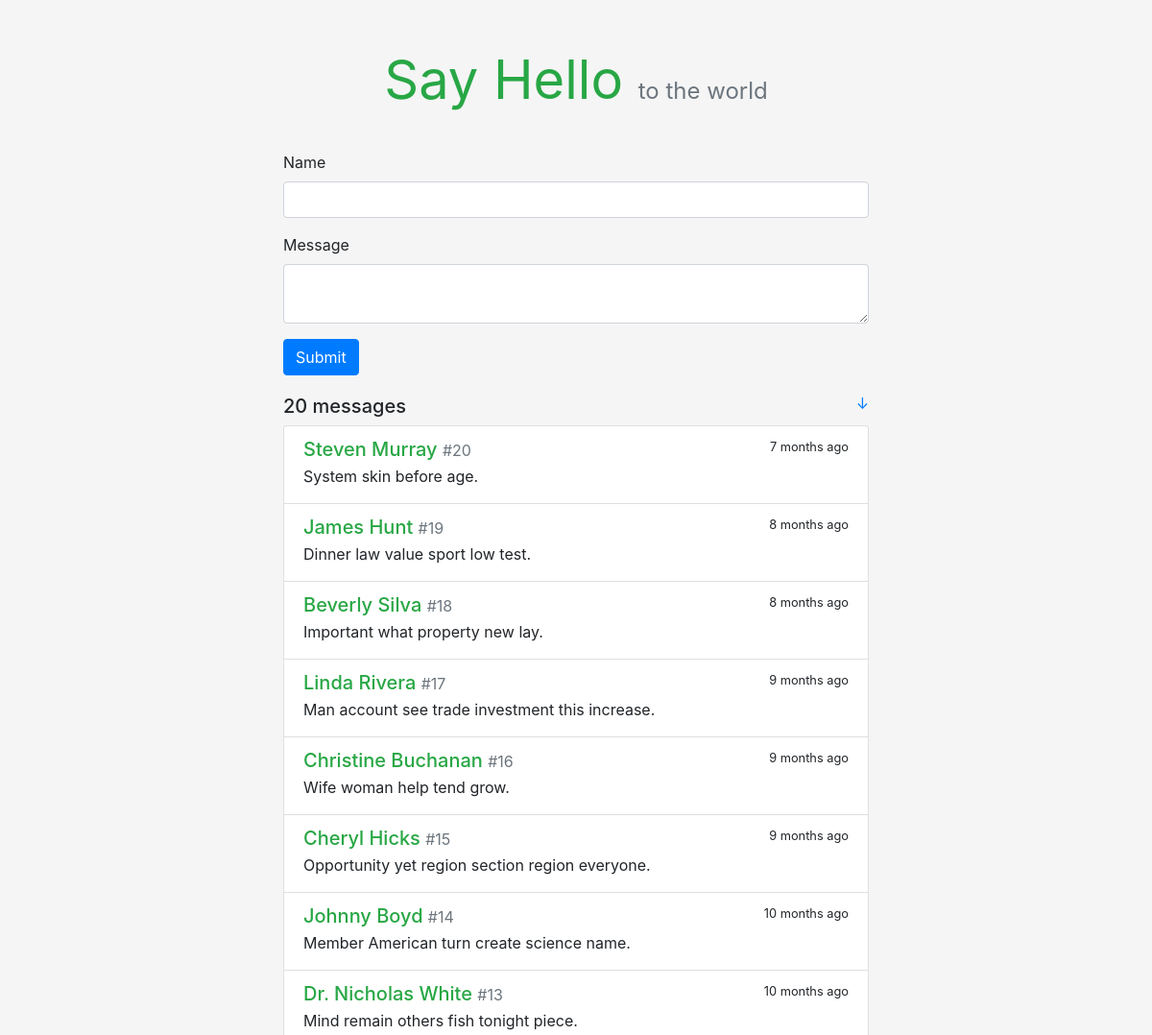
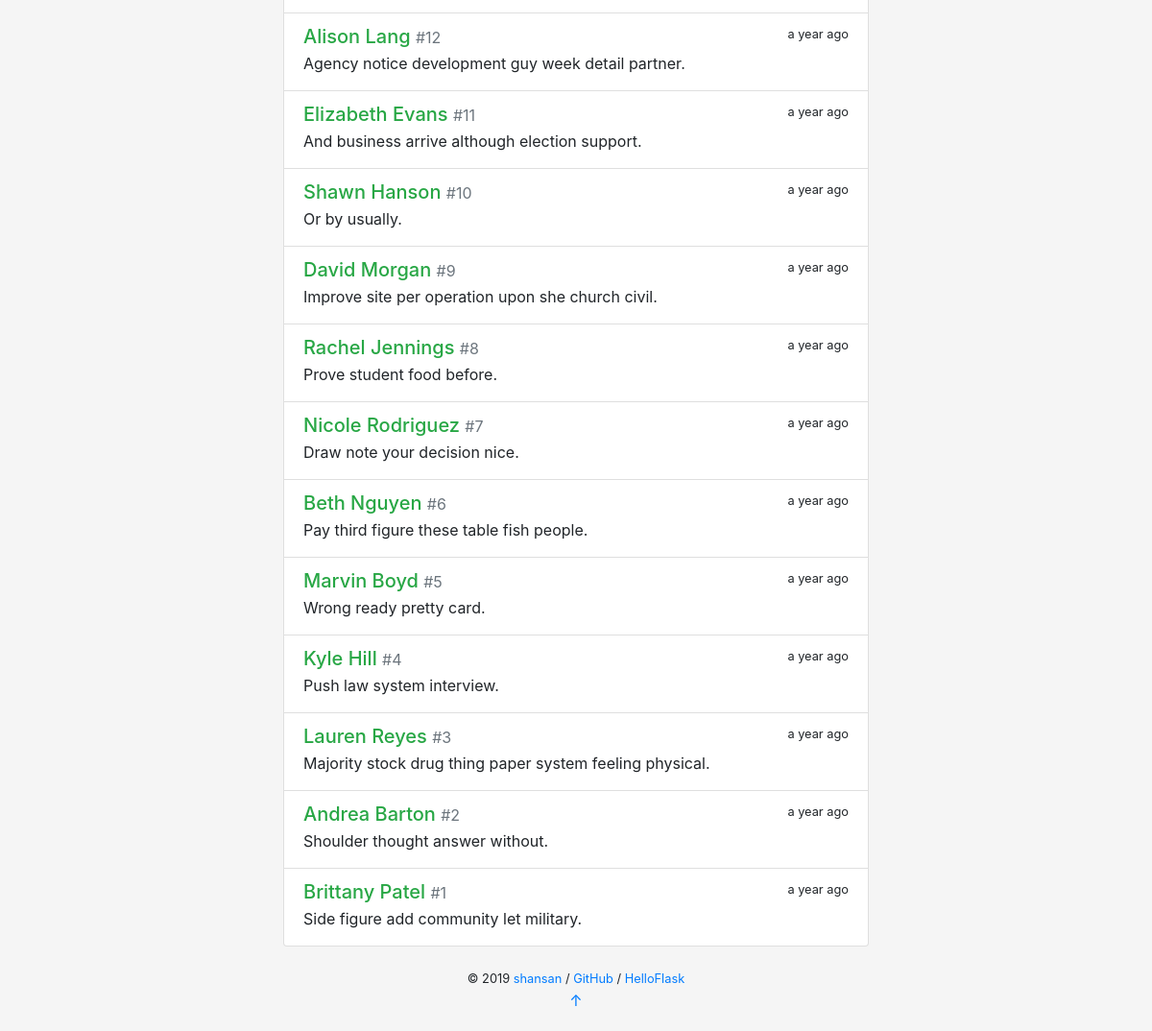
The page / on the database its author committed (2 pictures, top to bottom).
### sayhello/models.py (models this page shows)
class Message(db.Model):
    id = db.Column(db.Integer, primary_key = True)
    body = db.Column(db.String(200))
    name = db.Column(db.String(20))
    timestamp = db.Column(db.DateTime, default=datetime.utcnow, index=True) # 留言时间戳

### sayhello/views.py (the view, shortened to what this page needs)
@app.route('/',methods=['GET', 'POST'])
def index():
    messages = Message.query.order_by(Message.timestamp.desc()).all()
    form = HelloForm()
    return render_template('index.html', form=form, messages=messages)

### sayhello/forms.py
class HelloForm(FlaskForm):
    name = StringField('Name', validators=[DataRequired(), Length(1, 20)])
    body = TextAreaField('Message', validators=[DataRequired(), Length(1, 200)])
    submit = SubmitField()

### sayhello/templates/index.html
{% extends 'base.html' %}
{% from 'bootstrap/form.html' import render_form %}
{% block content %}
    <div class="hello-form">
        {{ render_form(form, action=request.full_path) }}
    </div>
    <h5>{{ messages|length }} messages
        <small class="float-right">
            <a href="#bottom" title="Go Bottom">&darr;</a>
        </small>
    </h5>
    <div class="list-group">
        {% for message in messages %}
            <a class="list-group-item list-group-item-action flex-column">
                <div class="d-flex w-100 justify-content-between">
                    <h5 class="mb-1 text-success">{{ message.name }}
                        <small class="text-muted"> #{{ loop.revindex }}</small>
                    </h5>
                    <small data-toggle="tooltip" data-placement="top"
                           data-timestamp="{{ message.timestamp.strftime('%Y-%m-%dT%H:%M:%SZ') }}"
                           data-delay="500">
                        {{ moment(message.timestamp).fromNow(refresh=True) }}
                    </small>
                </div>
                <p class="mb-1">{{ message.body }}</p>
            </a>
        {% endfor %}
    </div>
{% endblock %}

### sayhello/static/css/style.css (style rules this page uses)
body { background-color: rgb(245, 245, 245) !important; }
p { overflow-wrap: break-word; word-wrap: break-word; }
.hello-form { margin-bottom: 20px; }

### rows shown on the page
Message: name "Steven Murray", timestamp "7 months ago", body "System skin before age."
Message: name "James Hunt", timestamp "8 months ago", body "Dinner law value sport low test."
Message: name "Beverly Silva", timestamp "8 months ago", body "Important what property new lay."
Message: name "Linda Rivera", timestamp "9 months ago", body "Man account see trade investment this increase."
Message: name "Christine Buchanan", timestamp "9 months ago", body "Wife woman help tend grow."
Message: name "Cheryl Hicks", timestamp "9 months ago", body "Opportunity yet region section region everyone."
Message: name "Johnny Boyd", timestamp "10 months ago", body "Member American turn create science name."
Message: name "Dr. Nicholas White", timestamp "10 months ago", body "Mind remain others fish tonight piece."
Message: name "Alison Lang", timestamp "a year ago", body "Agency notice development guy week detail partner."
Message: name "Elizabeth Evans", timestamp "a year ago", body "And business arrive although election support."
Message: name "Shawn Hanson", timestamp "a year ago", body "Or by usually."
Message: name "David Morgan", timestamp "a year ago", body "Improve site per operation upon she church civil."
Message: name "Rachel Jennings", timestamp "a year ago", body "Prove student food before."
Message: name "Nicole Rodriguez", timestamp "a year ago", body "Draw note your decision nice."
Message: name "Beth Nguyen", timestamp "a year ago", body "Pay third figure these table fish people."
Message: name "Marvin Boyd", timestamp "a year ago", body "Wrong ready pretty card."
Message: name "Kyle Hill", timestamp "a year ago", body "Push law system interview."
Message: name "Lauren Reyes", timestamp "a year ago", body "Majority stock drug thing paper system feeling physical."
Message: name "Andrea Barton", timestamp "a year ago", body "Shoulder thought answer without."
Message: name "Brittany Patel", timestamp "a year ago", body "Side figure add community let military."

### other values the page prints
{{ messages|length }} "20"
